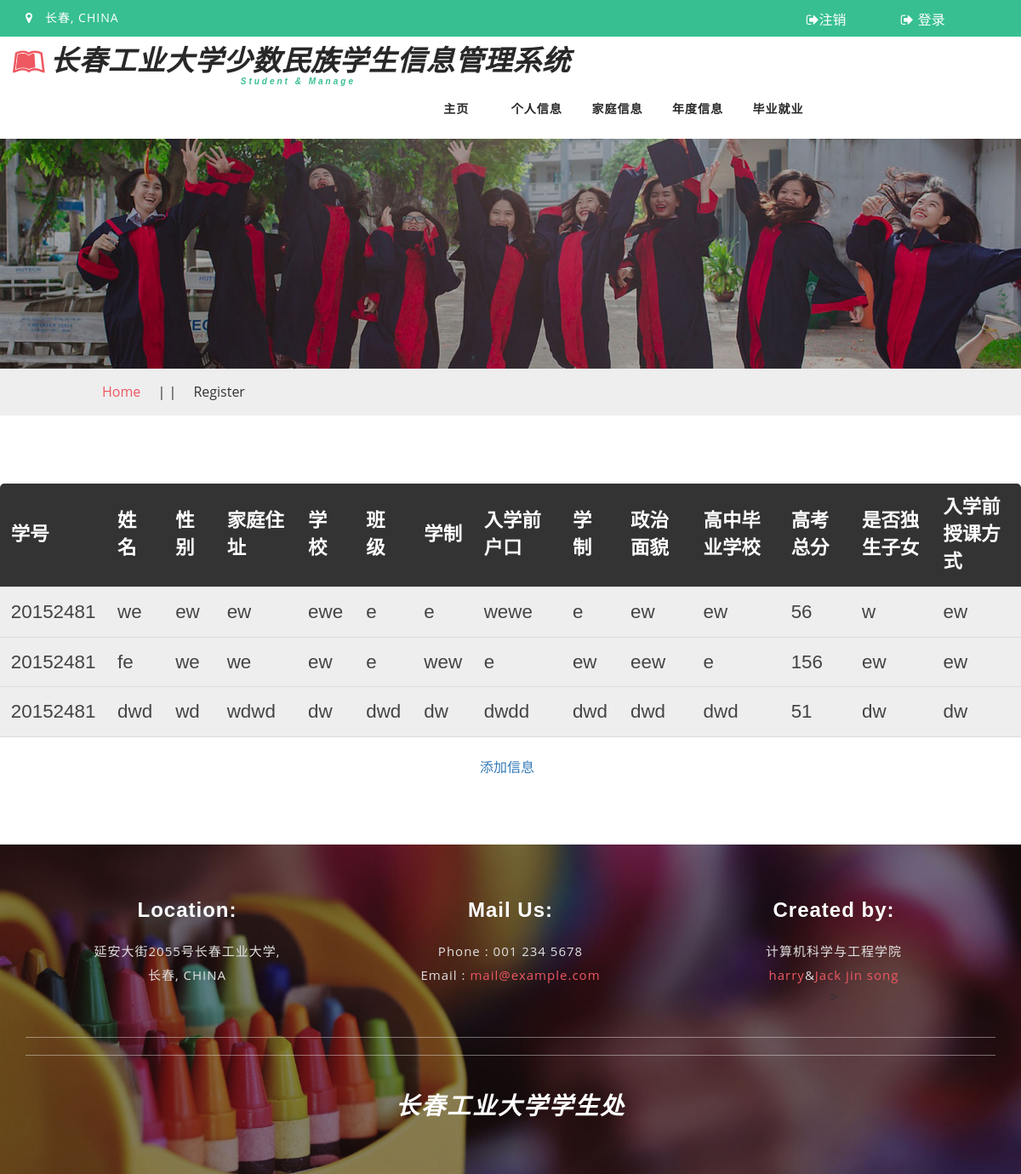
The app's page /student_massage_show/ (signed in), older data.
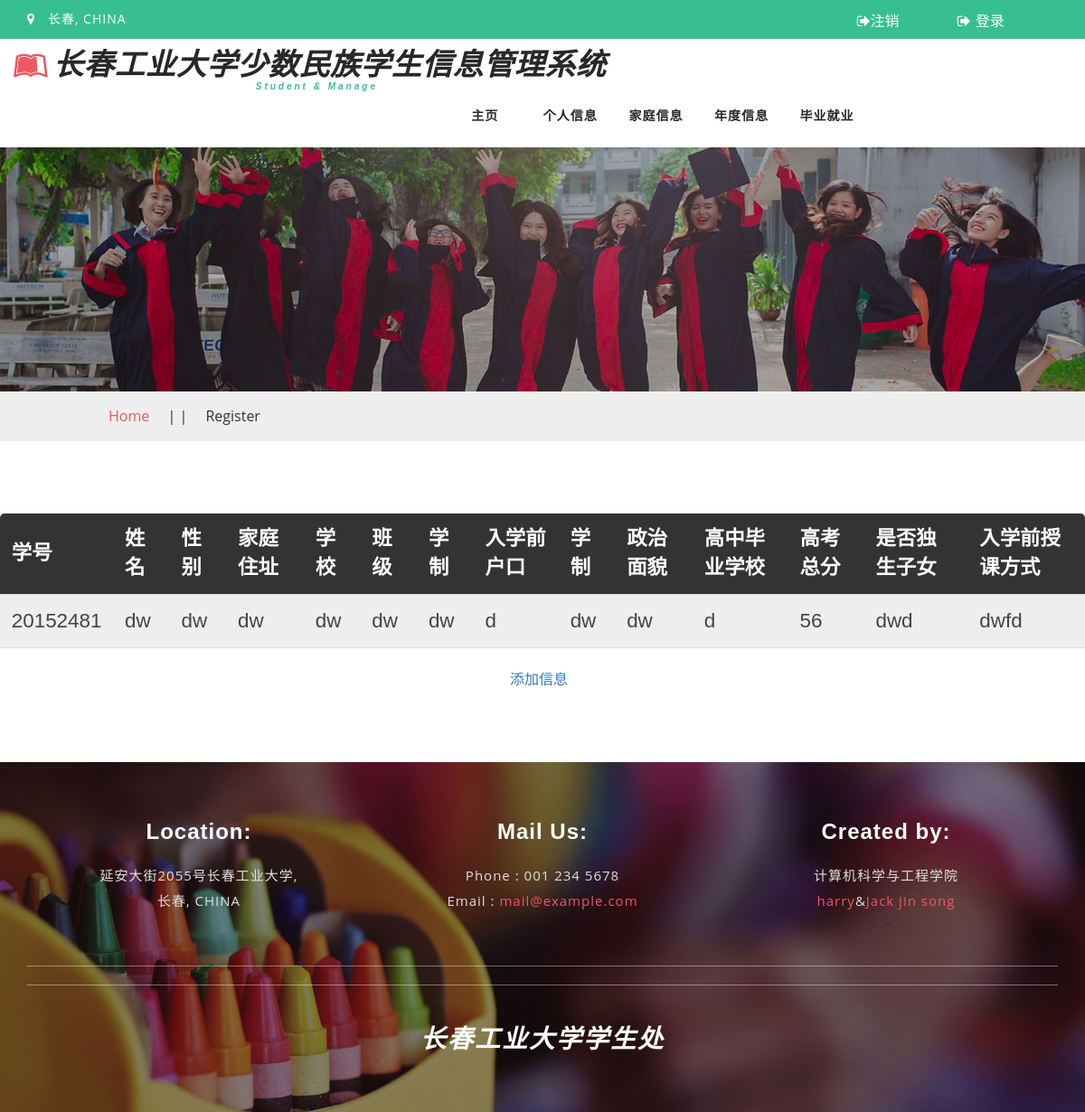
The same page, newer data.
### student/models.py (models this page shows, shortened)
class student_personal_massage(models.Model):
    student_id = models.CharField(max_length=8,verbose_name='学号')
    name = models.CharField(max_length=10, verbose_name='姓名')
    sex = models.CharField(max_length=10, blank=True, verbose_name='性别')
    family_address = models.CharField(max_length=50,default=None, blank=True, verbose_name='家庭住址')
    academy = models.CharField(max_length=15,default=None, blank=True, verbose_name='学院')
    class_num = models.CharField(max_length=100, blank=True, verbose_name='班级')
    train_level = models.CharField(max_length=5,blank=True,verbose_name='学制',help_text='本科/专科')
    registered_residence = models.CharField(max_length=20,blank=True, verbose_name='入学前户口')
    length_of_schooling = models.CharField(max_length=10,blank=True, verbose_name='学制', help_text='例如四年/三年')
    Political_level = models.CharField(max_length=20, blank=True,verbose_name='政治面貌')
    graduated_high_school = models.CharField(max_length=20, blank=True,verbose_name='高中毕业学校')
    graduation_grades = models.IntegerField(blank=True,verbose_name='高考总分')
    single_kinds = models.CharField(max_length=5,blank=True, verbose_name='是否独生子女')
    study_way = models.CharField(max_length=15, blank=True,verbose_name='入学前授课方式', help_text='汉语/其他语言')
    status = models.BooleanField(default=False,verbose_name='验证状态')
    class Meta:
       verbose_name = '学生基本信息'
       verbose_name_plural = '学生基本信息填写'

### student/views.py (the view)
# urls.py: url(r'^student_massage_show/',s_views.student_massage_page,name='stu_page'),
def student_massage_page(request):
    from .models import student_personal_massage
    students = student_personal_massage.objects.filter(student_id=request.user)
    return render(request,'student/parsonal_passage_show.html',{'students':students})

### templates/student/parsonal_passage_show.html (shortened to what this page needs)
{% extends 'base.html' %}
{% block content %}
{% if user.is_authenticated %}
    <div class="htmleaf-container" style="height:px">
		<table id="miyazaki">
			<thead>
			<tr><th>学号<th>姓名<th>性别<th>家庭住址<th>学校<th>班级<th>学制<th>入学前户口<th>学制<th>政治面貌<th>高中毕业学校<th>高考总分<th>是否独生子女<th>入学前授课方式
			<tbody>
        {% for student in students %}
			<tr>
            <td>{{ student.student_id }}
            <td>{{ student.name }}
            <td>{{ student.sex }}
            <td>{{ student.family_address }}
            <td>{{ student.academy }}
            <td>{{ student.class_num }}
            <td>{{ student.train_level }}
            <td>{{ student.registered_residence }}
            <td>{{ student.length_of_schooling }}
            <td>{{ student.Political_level }}
            <td>{{ student.graduated_high_school }}
            <td>{{ student.graduation_grades }}
            <td>{{ student.single_kinds }}
            <td>{{ student.study_way }}
			<tr>
        {% endfor %}
        </table>
    </div>
    <div class="massage_add">
        <a href="{% url 'ma_add' %}"><span>添加信息</span></a>
    </div>
    {% else %}
    <h1 style="left: 45%">您尚未登录</h1>
{% endif %}
{% endblock %}

Row changes from the older to the newer data that the page shows:
removed student_personal_massage: student_id "20152481", name "fe", sex "we", family_address "we", academy "ew", class_num "e", train_level "wew", registered_residence "e", length_of_schooling "ew", Political_level "eew", graduated_high_school "e", graduation_grades "156", single_kinds "ew", study_way "ew"
removed student_personal_massage: student_id "20152481", name "dwd", sex "wd", family_address "wdwd", academy "dw", class_num "dwd", train_level "dw", registered_residence "dwdd", length_of_schooling "dwd", Political_level "dwd", graduated_high_school "dwd", graduation_grades "51", single_kinds "dw", study_way "dw"
changed student_personal_massage: name "we" → "dw"; sex "ew" → "dw"; family_address "ew" → "dw"; academy "ewe" → "dw"; class_num "e" → "dw"; train_level "e" → "dw"; registered_residence "wewe" → "d"; length_of_schooling "e" → "dw"; Political_level "ew" → "dw"; graduated_high_school "ew" → "d"; single_kinds "w" → "dwd"; study_way "ew" → "dwfd"
